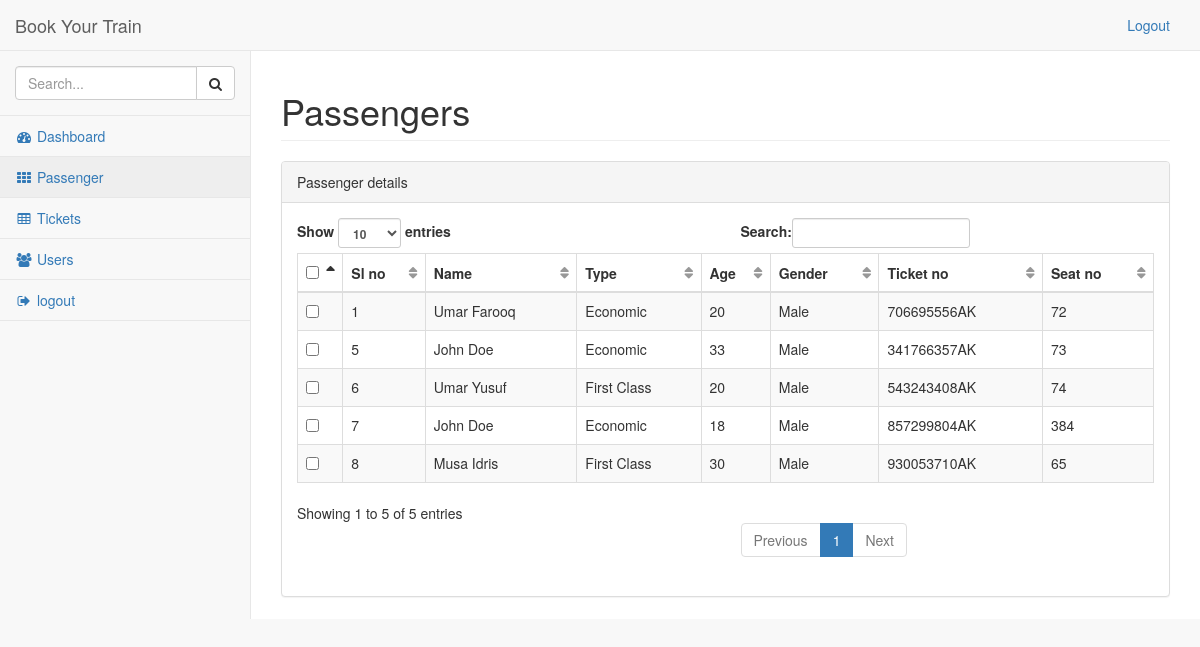
/admin/passenger.php (signed in), run on the app's committed database.
### tables this page shows
CREATE TABLE `passengers` (
  `id` int(11) NOT NULL,
  `name` varchar(150) NOT NULL,
  `type` varchar(30) NOT NULL,
  `age` int(11) NOT NULL,
  `gender` varchar(20) NOT NULL,
  `ticket_no` varchar(30) NOT NULL,
  `seat_no` varchar(15) NOT NULL
);

### admin/passenger.php (the view, shortened to what this page needs)
<?php require('./header.php');?>
<?php require('./top-nav.php');?>
<?php require('./side-nav.php');?>
<div id="page-wrapper">
    <div class="row">
        <div class="col-lg-12">
            <h1 class="page-header">Passengers</h1>
        </div>
    </div>
    <div class="row">
        <div class="col-lg-12">
            <div class="panel panel-default">
                <div class="panel-heading">
                    Passenger details
                </div>
                <div class="panel-body">
                    <table width="100%" class="table table-striped table-bordered table-hover" id="dataTables-example">
                        <thead>
                            <tr>
                                <th><input type="checkbox" id="select-all"/></th>
                                <th>Sl no</th>
                                <th>Name</th>
                                <th>Type</th>
                                <th>Age</th>
                                <th>Gender</th>
                                <th>Ticket no</th>
                                <th>Seat no</th>
                            </tr>
                        </thead>
                        <tbody>
                        <?php $query = "select * from passengers order by id asc";
                            $result = mysqli_query($dbc, $query);
                            while($rows = mysqli_fetch_array($result)){
                              echo '<tr>';
                              echo '<td><input type="checkbox" id="select-all"/></td>';
                              echo '<td>'.$rows["id"].'</td>';
                              echo '<td>'.$rows["name"].'</td>';
                              echo '<td>'.$rows["type"].'</td>';
                              echo '<td>'.$rows["age"].'</td>';
                              echo '<td>'.$rows["gender"].'</td>';
                              echo '<td>'.$rows["ticket_no"].'</td>';
                              echo '<td>'.$rows["seat_no"].'</td>';
                              echo '</tr>';
                            }
                        ?>
                        </tbody>
                    </table>
                </div>
            </div>
        </div>
    </div>
<?php require('./footer.php');?>

### admin/header.php (shortened to what this page needs)
<!DOCTYPE html>
<html lang="en">
<head>
    <link href="./dist/css/custom.css" rel="stylesheet">
    <link href="./vendor/bootstrap/css/bootstrap.min.css" rel="stylesheet">
    <link href="./vendor/metisMenu/metisMenu.min.css" rel="stylesheet">
    <link href="./dist/css/sb-admin-2.css" rel="stylesheet">
    <link href="./vendor/morrisjs/morris.css" rel="stylesheet">
    <link href="./vendor/font-awesome/css/font-awesome.min.css" rel="stylesheet" type="text/css">
</head>

### admin/top-nav.php (shortened to what this page needs)
<body>
    <div id="wrapper">
        <nav class="navbar navbar-default navbar-static-top" role="navigation" style="margin-bottom: 0">
            <div class="navbar-header">
                <a class="navbar-brand" href="index.html">Book Your Train</a>
            </div>
            <ul class="nav navbar-top-links navbar-right">
                <li>
                    <a href="logout.php">Logout</a>
                </li>
            </ul>

### admin/side-nav.php
<div class="navbar-default sidebar" role="navigation">
    <div class="sidebar-nav navbar-collapse">
        <ul class="nav" id="side-menu">
            <li class="sidebar-search">
                <div class="input-group custom-search-form">
                    <input type="text" class="form-control" placeholder="Search...">
                    <span class="input-group-btn">
                    <button class="btn btn-default" type="button">
                        <i class="fa fa-search"></i>
                    </button>
                </span>
                </div>
            </li>
            <li>
                <a href="./dashboard.php"><i class="fa fa-dashboard fa-fw"></i> Dashboard</a>
            </li>
            <li>
                <a href="./passenger.php"><i class="fa fa-th fa-fw"></i> Passenger</a>
            </li>
            <li>
                <a href="./ticket.php"><i class="fa fa-table fa-fw"></i> Tickets</a>
            </li>
            <li>
                <a href="./users.php"><i class="fa fa-users fa-fw"></i> Users</a>
            </li>
            <li>
                <a href="./logout.php"><i class="fa fa-sign-out fa-fw"></i> logout</a>
            </li>
        </ul>
    </div>
</div>
</nav>

### admin/footer.php (shortened to what this page needs)
</body>
</html>

### data on the page
passengers: id "1", name "Umar Farooq", type "Economic", age "20", gender "Male", ticket_no "706695556AK", seat_no "72"
passengers: id "5", name "John Doe", type "Economic", age "33", gender "Male", ticket_no "341766357AK", seat_no "73"
passengers: id "6", name "Umar Yusuf", type "First Class", age "20", gender "Male", ticket_no "543243408AK", seat_no "74"
passengers: id "7", name "John Doe", type "Economic", age "18", gender "Male", ticket_no "857299804AK", seat_no "384"
passengers: id "8", name "Musa Idris", type "First Class", age "30", gender "Male", ticket_no "930053710AK", seat_no "65"
